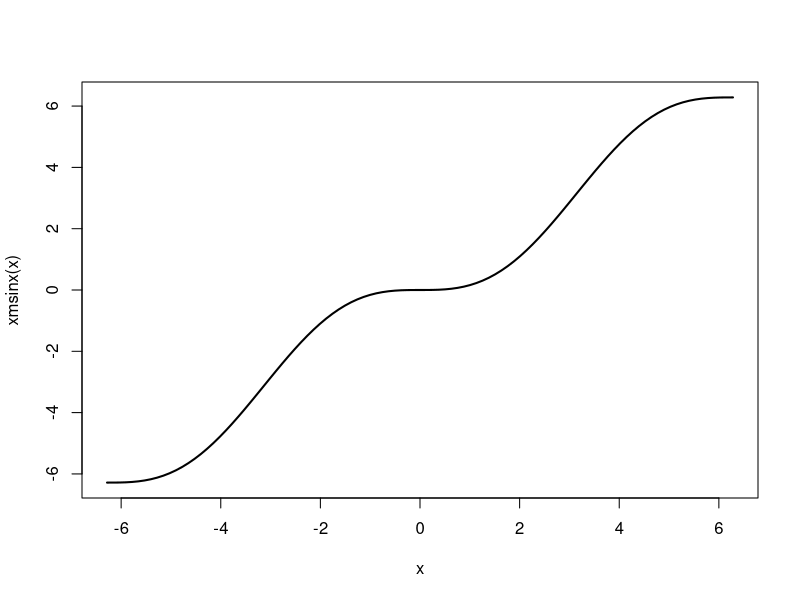
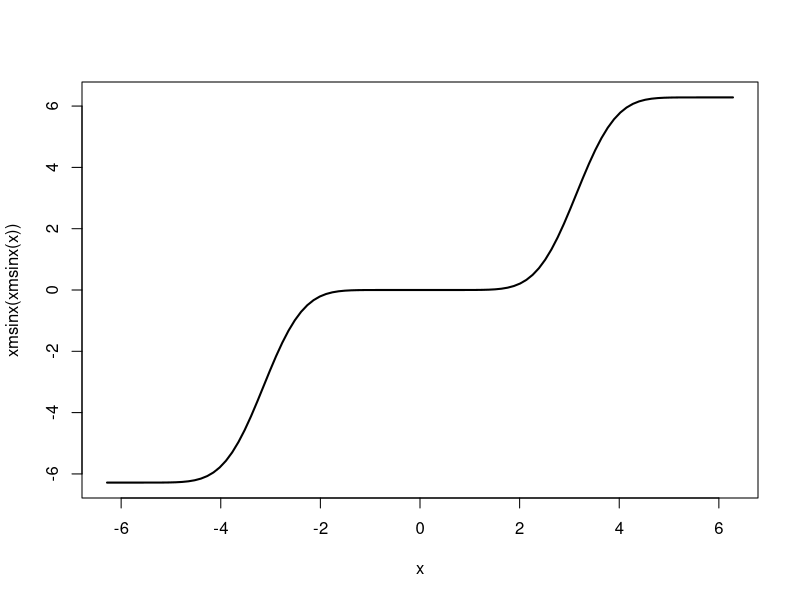

These figures' R source, in order:
## ---- chunk 1
knitr::opts_chunk$set(fig.path = "figures/kleinj-")
## ---- chunk 2
xmsinx <- function(x) x - sin(x)
curve(xmsinx, from = -2*pi, to = 2*pi, lwd = 2)
## ---- chunk 3
curve(xmsinx(xmsinx(x)), from = -2*pi, to = 2*pi, lwd = 2)
